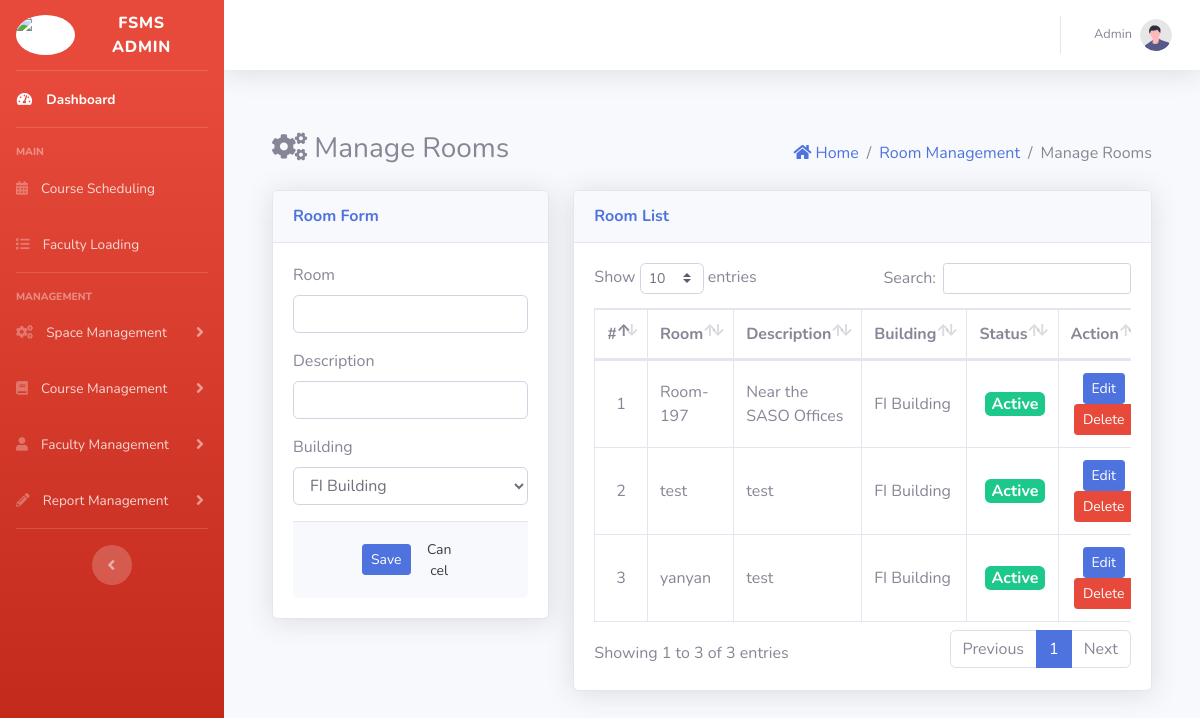
The app's page /admin/index.php?page=room (signed in), older data.
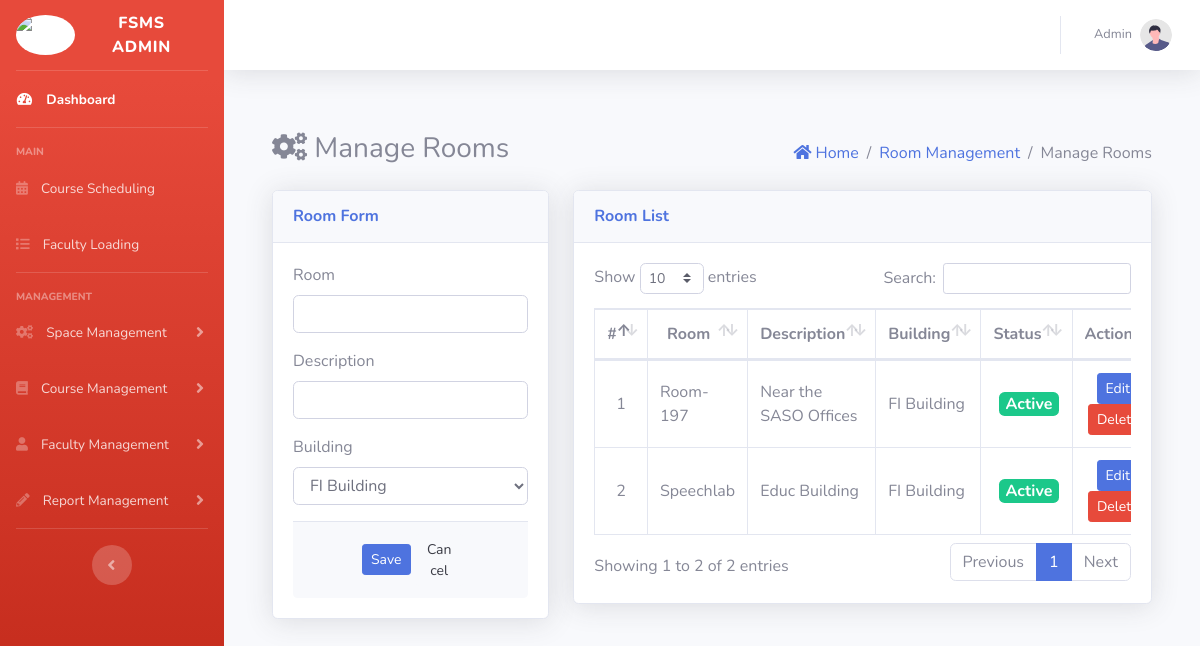
The same page, newer data.
### tables this page shows
CREATE TABLE `rooms` (
  `id` int(30) NOT NULL,
  `room` varchar(255) NOT NULL,
  `description` varchar(255) DEFAULT NULL,
  `is_available` tinyint(1) NOT NULL DEFAULT 1,
  `building_id` int(30) NOT NULL,
  `created_at` timestamp NOT NULL DEFAULT current_timestamp(),
  `updated_at` timestamp NOT NULL DEFAULT current_timestamp() ON UPDATE current_timestamp()
);

CREATE TABLE `building` (
  `id` int(30) NOT NULL,
  `building` varchar(255) NOT NULL,
  `department_id` int(30) NOT NULL,
  `created_at` timestamp NOT NULL DEFAULT current_timestamp(),
  `updated_at` timestamp NOT NULL DEFAULT current_timestamp() ON UPDATE current_timestamp()
);

### admin/room.php (the view, shortened to what this page needs)
<?php include('db_connect.php'); ?>
<div class="container-fluid">
    <div class="row">
        <section class="content-header col-md-12 d-flex align-items-center justify-content-between mb-3">
            <h3><i class="fas fa-cogs"></i> Manage Rooms</h3>
            <ol class="breadcrumb bg-transparent p-0 m-0">
                <li class="breadcrumb-item"><a href="/"><i class="fa fa-home"></i> Home</a></li>
                <li class="breadcrumb-item"><a href="#"> Room Management</a></li>
                <li class="breadcrumb-item active">Manage Rooms</li>
            </ol>
        </section>
        <section class="col-md-4">
            <div class="card shadow mb-4">
                <div class="card-header py-3">
                    <h6 class="m-0 font-weight-bold text-primary">Room Form</h6>
                </div>
                <div class="card-body">
                    <form id="manage-room">
                        <div class="form-group">
                            <label class="control-label">Room</label>
                            <input type="text" class="form-control" name="room">
                        </div>
                        <div class="form-group">
                            <label class="control-label">Description</label>
                            <input type="text" class="form-control" name="description">
                        </div>
                        <div class="form-group">
                            <label class="control-label">Building</label>
                            <select class="form-control" name="building_id">
                                <?php
                                $building = $conn->query("SELECT id, building FROM building");
                                while ($row = $building->fetch_assoc()) :
                                ?>
                                    <option value="<?php echo $row['id'] ?>"><?php echo $row['building'] ?></option>
                                <?php endwhile; ?>
                            </select>
                        </div>
                        <div class="card-footer">
                            <div class="row">
                                <div class="col-md-12">
                                    <button type="submit" class="btn btn-sm btn-primary col-sm-3 offset-md-3">Save</button>
                                    <button class="btn btn-sm btn-light col-sm-3" type="button" onclick="_reset()">Cancel</button>
                                </div>
                            </div>
                        </div>
                    </form>
                </div>
            </div>
        </section>
        <section class="col-md-8">
            <div class="card shadow mb-4">
                <div class="card-header py-3">
                    <h6 class="m-0 font-weight-bold text-primary">Room List</h6>
                </div>
                <div class="card-body">
                    <div class="table-responsive">
                        <table class="table table-bordered" id="dataTable" width="100%" cellspacing="0">
                            <thead>
                                <tr>
                                    <th class="text-center">#</th>
                                    <th class="text-center">Room</th>
                                    <th class="text-center">Description</th>
                                    <th class="text-center">Building</th>
                                    <th class="text-center">Status</th>
                                    <th class="text-center">Action</th>
                                </tr>
                            </thead>
                            <tbody>
                                <?php
                                $i = 1;
                                $room = $conn->query("SELECT rooms.*, building.building FROM rooms INNER JOIN building ON rooms.building_id = building.id;");
                                while ($row = $room->fetch_assoc()) :
                                ?>
                                    <tr>
                                        <td class="text-center"><?php echo $i++ ?></td>
                                        <td class=""><?php echo $row['room'] ?></td>
                                        <td class=""><?php echo $row['description'] ?></td>
                                        <td class=""><?php echo $row['building'] ?></td>
                                        <td class="text-center">
                                            <?php if ($row['is_available'] == 1) : ?>
                                                <span class="badge badge-success" style="font-size: 16px;">Active</span>
                                            <?php else : ?>
                                                <span class="badge badge-danger" style="font-size: 16px;">Inactive</span>
                                            <?php endif; ?>
                                        <td class="text-center">
                                            <button class="btn btn-sm btn-primary edit_room" type="button" href="javascript:void(0)" data-id="<?php echo $row['id'] ?>" data-room="<?php echo $row['room'] ?>" data-description="<?php echo $row['description'] ?>" data-building="<?php echo $row['building_id'] ?>">Edit</button>
                                            <button class="btn btn-sm btn-danger delete_room" type="button" data-id="<?php echo $row['id'] ?>">Delete</button>
                                        </td>
                                    </tr>
                                <?php endwhile; ?>
                            </tbody>
                        </table>
                    </div>
                </div>
            </div>
        </section>
    </div>
</div>

### admin/index.php (shortened to what this page needs)
<!DOCTYPE html>
<html lang="en">
<head>
  <?php
  include('../includes/header.php');
  ?>
</head>
<body>
  <?php include '../includes/navbar1.php' ?>
</body>
</html>

### includes/header.php (shortened to what this page needs)
<link href="../assets/vendor/datatables/dataTables.bootstrap4.min.css" rel="stylesheet">
<link href="../assets/vendor/fontawesome-free/css/all.min.css" rel="stylesheet" type="text/css">
<link href="../assets/css/sb-admin-2.min.css" rel="stylesheet">
<link href="../assets/css/sb-admin-2.css" rel="stylesheet">

### includes/navbar1.php (shortened to what this page needs)
<body id="page-top">
    <div id="wrapper">
        <ul class="navbar-nav bg-gradient-danger sidebar sidebar-dark accordion" id="accordionSidebar">
            <a class="sidebar-brand d-flex align-items-center justify-content-center" href="index.php?page=home">
                <div class="sidebar-brand-icon">
                    <img src="../assets/img/1-removebg-preview.png" alt="logo">
                </div>
                <div class="sidebar-brand-text mx-3">FSMS Admin</div>
            </a>
            <hr class="sidebar-divider my-0">
            <li class="nav-item active">
                <a class="nav-link" href="index.php?page=home">
                    <i class="fas fa-fw fa-tachometer-alt"></i>
                    <span>Dashboard</span>
                </a>
            </li>
            <hr class="sidebar-divider">
            <div class="sidebar-heading">Main</div>
            <li class="nav-item">
                <a class="nav-link" href="index.php?page=course_scheduling">
                    <i class="fas fa-calendar-alt"></i>
                    <span>Course Scheduling</span>
                </a>
            </li>
            <li class="nav-item">
                <a class="nav-link" href="index.php?page=faculty_loading">
                    <i class="fa fa-list"></i>
                    <span>Faculty Loading</span>
                </a>
            </li>
            <hr class="sidebar-divider">
            <div class="sidebar-heading">Management</div>
            <li class="nav-item">
                <a class="nav-link collapsed" href="#" data-toggle="collapse" data-target="#collapseRoom" aria-expanded="true" aria-controls="collapseRoom">
                    <i class="fas fa-cogs"></i>
                    <span>Space Management</span>
                </a>
            </li>
            <li class="nav-item">
                <a class="nav-link collapsed" href="#" data-toggle="collapse" data-target="#collapseUtilities" aria-expanded="true" aria-controls="collapseUtilities">
                    <i class="fas fa-book"></i>
                    <span>Course Management</span>
                </a>
            </li>
            <li class="nav-item">
                <a class="nav-link collapsed" href="#" data-toggle="collapse" data-target="#collapseFaculty" aria-expanded="true" aria-controls="collapseFaculty">
                    <i class="fas fa-user"></i>
                    <span>Faculty Management</span>
                </a>
            </li>
            <li class="nav-item">
                <a class="nav-link collapsed" href="#" data-toggle="collapse" data-target="#collapseReport" aria-expanded="true" aria-controls="collapseReport">
                    <i class="fas fa-pencil-alt"></i>
                    <span>Report Management</span>
                </a>
            </li>
            <hr class="sidebar-divider d-none d-md-block">
            <div class="text-center d-none d-md-inline">
                <button class="rounded-circle border-0" id="sidebarToggle"></button>
            </div>
        </ul>
        <div id="content-wrapper" class="d-flex flex-column">
            <div id="content">
                <nav class="navbar navbar-expand navbar-light bg-white topbar mb-4 static-top shadow">
                    <ul class="navbar-nav ml-auto">
                        <li class="nav-item dropdown no-arrow">
                            <a class="nav-link dropdown-toggle" href="#" id="userDropdown" role="button" data-toggle="dropdown" aria-haspopup="true" aria-expanded="false">
                                <span class="mr-2 d-none d-lg-inline text-gray-600 small"><?php echo $_SESSION['login_fname'] ?></span>
                                <img class="img-profile rounded-circle" src="../assets/img/undraw_profile.svg">
                            </a>
                        </li>
                    </ul>
                </nav>
                <main id="view-panel">
                    <div class="container-fluid">
                        <?php $page = isset($_GET['page']) ? $_GET['page'] : 'home'; ?>
                        <?php include $page . '.php'; ?>
                    </div>
                </main>
            </div>
        </div>
    </div>
</body>

### admin/index.php (style rules this page uses)
body { background: #80808045; }

### includes/navbar1.php (style rules this page uses)
img { width: 40px; height: 40px; background-color: #ffffff; border-radius: 50%; }
span { margin-left: 5px; }

### admin/room.php (style rules this page uses)
th, td { vertical-align: middle !important; }
th { white-space: nowrap; }
.table-responsive { overflow-x: auto; -webkit-overflow-scrolling: touch; }
.card-body { max-height: 60vh; overflow-y: auto; }
td { vertical-align: middle !important; }

Row changes from the older to the newer data that the page shows:
removed rooms: room "test", description "test", building.building "FI Building", is_available "Active"
removed rooms: room "yanyan", description "test", building.building "FI Building", is_available "Active"
added rooms: room "Speechlab", description "Educ Building", building.building "FI Building", is_available "Active"
Text that changed along with them:
text written by a page script: "Show entries Search: Showing 1 to 3 of 3 entries Previous 1 Next" → "Show entries Search: Showing 1 to 2 of 2 entries Previous 1 Next"
